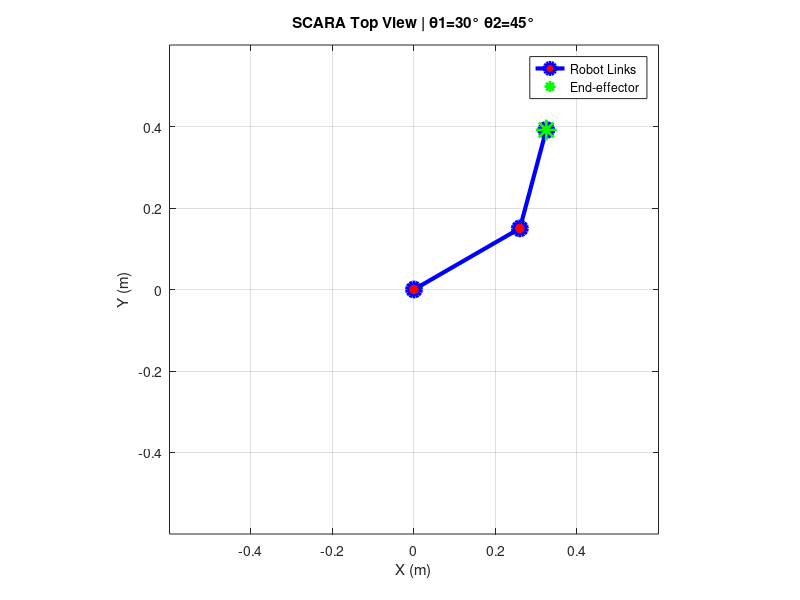

Reproduce this figure in MATLAB.
% ── SCARA Robot Forward Kinematics ──────────────────────────────
% Robot parameters
L1 = 0.3;   % Link 1 length (m)
L2 = 0.25;  % Link 2 length (m)

% Joint values - try changing these!
theta1 = 30;   % Joint 1 angle (degrees)
theta2 = 45;   % Joint 2 angle (degrees)
d3     = 0.05; % Joint 3 vertical displacement (m)

% Convert to radians
t1 = deg2rad(theta1);
t2 = deg2rad(theta2);

% Forward Kinematics
x = L1*cos(t1) + L2*cos(t1 + t2);
y = L1*sin(t1) + L2*sin(t1 + t2);
z = -d3;

% Display results
fprintf('=== SCARA Forward Kinematics ===\n')
fprintf('Joint angles: theta1=%.1f°  theta2=%.1f°  d3=%.3fm\n', theta1, theta2, d3)
fprintf('End-effector: X=%.4fm  Y=%.4fm  Z=%.4fm\n', x, y, z)

% Visualise the robot arm (top view)
figure(1); clf;
% Joint positions
P0 = [0, 0];
P1 = [L1*cos(t1), L1*sin(t1)];
P2 = [x, y];

plot([P0(1) P1(1) P2(1)], [P0(2) P1(2) P2(2)], ...
     'b-o', 'LineWidth', 3, 'MarkerSize', 10, 'MarkerFaceColor', 'r')
hold on
plot(x, y, 'g*', 'MarkerSize', 15, 'LineWidth', 2)
grid on; axis equal;
xlim([-0.6 0.6]); ylim([-0.6 0.6]);
xlabel('X (m)'); ylabel('Y (m)')
title(sprintf('SCARA Top View | θ1=%.0f° θ2=%.0f°', theta1, theta2))
legend('Robot Links', 'End-effector', 'Location', 'best')
